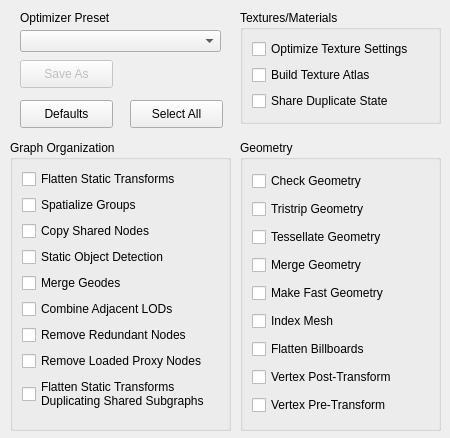
<?xml version="1.0" encoding="UTF-8"?>
<ui version="4.0">
 <class>OsgOptimizerPanel</class>
 <widget class="QWidget" name="OsgOptimizerPanel">
  <property name="geometry">
   <rect>
    <x>0</x>
    <y>0</y>
    <width>450</width>
    <height>438</height>
   </rect>
  </property>
  <property name="windowTitle">
   <string>OSG Optimizer Options</string>
  </property>
  <widget class="QGroupBox" name="mGroupGeometry">
   <property name="geometry">
    <rect>
     <x>240</x>
     <y>140</y>
     <width>201</width>
     <height>291</height>
    </rect>
   </property>
   <property name="toolTip">
    <string>Options that affect vertex data.</string>
   </property>
   <property name="title">
    <string>Geometry</string>
   </property>
   <layout class="QVBoxLayout" name="verticalLayout">
    <item>
     <widget class="QCheckBox" name="mCheckGeometry">
      <property name="text">
       <string>Check Geometry</string>
      </property>
     </widget>
    </item>
    <item>
     <widget class="QCheckBox" name="mTristripGeometry">
      <property name="text">
       <string>Tristrip Geometry</string>
      </property>
     </widget>
    </item>
    <item>
     <widget class="QCheckBox" name="mTessellateGeometry">
      <property name="text">
       <string>Tessellate Geometry</string>
      </property>
     </widget>
    </item>
    <item>
     <widget class="QCheckBox" name="mMergeGeometry">
      <property name="text">
       <string>Merge Geometry</string>
      </property>
     </widget>
    </item>
    <item>
     <widget class="QCheckBox" name="mMakeFastGeometry">
      <property name="text">
       <string>Make Fast Geometry</string>
      </property>
     </widget>
    </item>
    <item>
     <widget class="QCheckBox" name="mIndexMesh">
      <property name="text">
       <string>Index Mesh</string>
      </property>
     </widget>
    </item>
    <item>
     <widget class="QCheckBox" name="mFlattenBillboards">
      <property name="text">
       <string>Flatten Billboards</string>
      </property>
     </widget>
    </item>
    <item>
     <widget class="QCheckBox" name="mVertexPostTransform">
      <property name="text">
       <string>Vertex Post-Transform</string>
      </property>
     </widget>
    </item>
    <item>
     <widget class="QCheckBox" name="mVertexPreTransform">
      <property name="text">
       <string>Vertex Pre-Transform</string>
      </property>
     </widget>
    </item>
   </layout>
  </widget>
  <widget class="QGroupBox" name="mGroupTextures">
   <property name="geometry">
    <rect>
     <x>240</x>
     <y>10</y>
     <width>201</width>
     <height>114</height>
    </rect>
   </property>
   <property name="toolTip">
    <string>Options that affect how textures are stored and referenced.</string>
   </property>
   <property name="title">
    <string>Textures/Materials</string>
   </property>
   <layout class="QVBoxLayout" name="verticalLayout_2">
    <item>
     <widget class="QCheckBox" name="mOptimizeTextureSettings">
      <property name="text">
       <string>Optimize Texture Settings</string>
      </property>
     </widget>
    </item>
    <item>
     <widget class="QCheckBox" name="mTextureAtlasBuilder">
      <property name="text">
       <string>Build Texture Atlas</string>
      </property>
     </widget>
    </item>
    <item>
     <widget class="QCheckBox" name="mShareDuplicatState">
      <property name="text">
       <string>Share Duplicate State</string>
      </property>
     </widget>
    </item>
   </layout>
  </widget>
  <widget class="QGroupBox" name="mGroupGraphOrganization">
   <property name="geometry">
    <rect>
     <x>10</x>
     <y>140</y>
     <width>221</width>
     <height>291</height>
    </rect>
   </property>
   <property name="toolTip">
    <string>&lt;html&gt;&lt;head/&gt;&lt;body&gt;&lt;p&gt;Options that affect the arrangement of nodes in the resulting scene graph.&lt;/p&gt;&lt;/body&gt;&lt;/html&gt;</string>
   </property>
   <property name="title">
    <string>Graph Organization</string>
   </property>
   <layout class="QVBoxLayout" name="verticalLayout_3">
    <item>
     <widget class="QCheckBox" name="mFlattenStaticTransforms">
      <property name="text">
       <string>Flatten Static Transforms</string>
      </property>
     </widget>
    </item>
    <item>
     <widget class="QCheckBox" name="mSpatializeGroups">
      <property name="text">
       <string>Spatialize Groups</string>
      </property>
     </widget>
    </item>
    <item>
     <widget class="QCheckBox" name="mCopySharedNodes">
      <property name="text">
       <string>Copy Shared Nodes</string>
      </property>
     </widget>
    </item>
    <item>
     <widget class="QCheckBox" name="mStaticObjectDetection">
      <property name="text">
       <string>Static Object Detection</string>
      </property>
     </widget>
    </item>
    <item>
     <widget class="QCheckBox" name="mMergeGeodes">
      <property name="text">
       <string>Merge Geodes</string>
      </property>
     </widget>
    </item>
    <item>
     <widget class="QCheckBox" name="mCombineAdjacentLODs">
      <property name="text">
       <string>Combine Adjacent LODs</string>
      </property>
     </widget>
    </item>
    <item>
     <widget class="QCheckBox" name="mRemoveRedundantNodes">
      <property name="text">
       <string>Remove Redundant Nodes</string>
      </property>
     </widget>
    </item>
    <item>
     <widget class="QCheckBox" name="mRemoveLoadedProxyNodes">
      <property name="text">
       <string>Remove Loaded Proxy Nodes</string>
      </property>
     </widget>
    </item>
    <item>
     <widget class="QCheckBox" name="mFlattenSTDSS">
      <property name="text">
       <string>Flatten Static Transforms
Duplicating Shared Subgraphs</string>
      </property>
     </widget>
    </item>
   </layout>
  </widget>
  <widget class="QComboBox" name="mPreset">
   <property name="geometry">
    <rect>
     <x>20</x>
     <y>30</y>
     <width>201</width>
     <height>22</height>
    </rect>
   </property>
   <property name="toolTip">
    <string>List of preset files. Selection of a preset will cause relevant options to be selected/deselected.</string>
   </property>
  </widget>
  <widget class="QLabel" name="label">
   <property name="geometry">
    <rect>
     <x>20</x>
     <y>10</y>
     <width>111</width>
     <height>16</height>
    </rect>
   </property>
   <property name="text">
    <string>Optimizer Preset</string>
   </property>
  </widget>
  <widget class="QPushButton" name="mButtonSaveAs">
   <property name="enabled">
    <bool>false</bool>
   </property>
   <property name="geometry">
    <rect>
     <x>20</x>
     <y>60</y>
     <width>93</width>
     <height>28</height>
    </rect>
   </property>
   <property name="toolTip">
    <string>Save selected options to a preset file for later use.</string>
   </property>
   <property name="text">
    <string>Save As</string>
   </property>
  </widget>
  <widget class="QPushButton" name="mButtonDefaults">
   <property name="geometry">
    <rect>
     <x>20</x>
     <y>100</y>
     <width>93</width>
     <height>28</height>
    </rect>
   </property>
   <property name="toolTip">
    <string>Selects default OSG optimizer options.</string>
   </property>
   <property name="text">
    <string>Defaults</string>
   </property>
  </widget>
  <widget class="QPushButton" name="mButtonSelectAll">
   <property name="geometry">
    <rect>
     <x>130</x>
     <y>100</y>
     <width>93</width>
     <height>28</height>
    </rect>
   </property>
   <property name="toolTip">
    <string>Selects options relavant to full optimizations, as flagged in osgUtil::Optimizer::ALL_OPTIMIZATIONS. </string>
   </property>
   <property name="text">
    <string>Select All</string>
   </property>
  </widget>
 </widget>
 <resources/>
 <connections/>
</ui>
